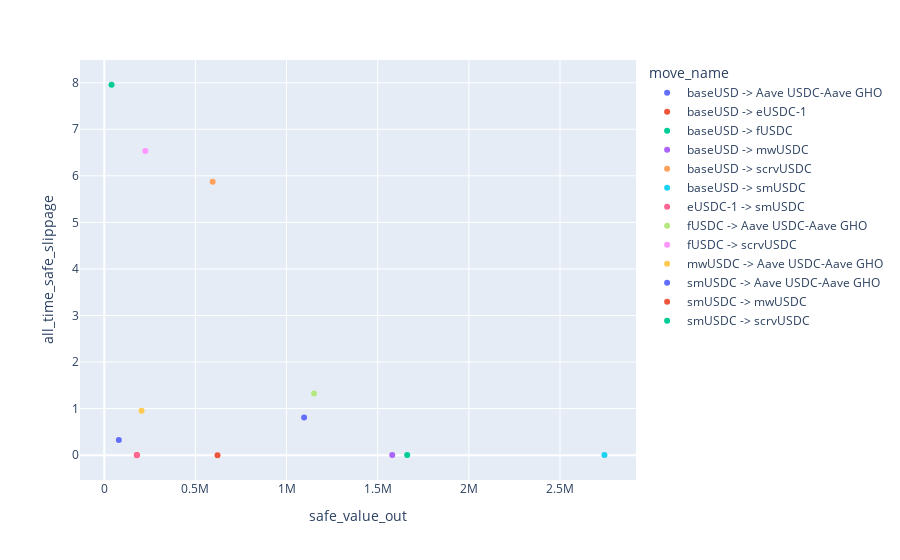

Notebook cell for this chart:
### Code cell
# need date filtering
by_move_name = rebalance_df.groupby("move_name")[["safe_value_out", "safe_swap_cost"]].sum()
by_move_name["all_time_safe_slippage"] = 10_000 * by_move_name["safe_swap_cost"] / by_move_name["safe_value_out"]

px.bar(by_move_name["all_time_safe_slippage"])

px.scatter(by_move_name, x="safe_value_out", y="all_time_safe_slippage", color=by_move_name.index)

### Figure 1 — Plotly figure (JSON) as saved in the notebook; plotly's stock layout.template omitted (floating-point values rounded to 4 significant figures)
{"data": [{"hovertemplate": "move_name=baseUSD -> Aave USDC-Aave GHO<br>safe_value_out=%{x}<br>all_time_safe_slippage=%{y}<extra></extra>", "legendgroup": "baseUSD -> Aave USDC-Aave GHO", "marker": {"color": "#636efa", "symbol": "circle"}, "mode": "markers", "name": "baseUSD -> Aave USDC-Aave GHO", "orientation": "v", "showlegend": true, "type": "scatter", "x": [1096000.0], "xaxis": "x", "y": [0.807], "yaxis": "y"}, {"hovertemplate": "move_name=baseUSD -> eUSDC-1<br>safe_value_out=%{x}<br>all_time_safe_slippage=%{y}<extra></extra>", "legendgroup": "baseUSD -> eUSDC-1", "marker": {"color": "#EF553B", "symbol": "circle"}, "mode": "markers", "name": "baseUSD -> eUSDC-1", "orientation": "v", "showlegend": true, "type": "scatter", "x": [178800.0], "xaxis": "x", "y": [0.004521], "yaxis": "y"}, {"hovertemplate": "move_name=baseUSD -> fUSDC<br>safe_value_out=%{x}<br>all_time_safe_slippage=%{y}<extra></extra>", "legendgroup": "baseUSD -> fUSDC", "marker": {"color": "#00cc96", "symbol": "circle"}, "mode": "markers", "name": "baseUSD -> fUSDC", "orientation": "v", "showlegend": true, "type": "scatter", "x": [1662000.0], "xaxis": "x", "y": [0.004861], "yaxis": "y"}, {"hovertemplate": "move_name=baseUSD -> mwUSDC<br>safe_value_out=%{x}<br>all_time_safe_slippage=%{y}<extra></extra>", "legendgroup": "baseUSD -> mwUSDC", "marker": {"color": "#ab63fa", "symbol": "circle"}, "mode": "markers", "name": "baseUSD -> mwUSDC", "orientation": "v", "showlegend": true, "type": "scatter", "x": [1580000.0], "xaxis": "x", "y": [0.005262], "yaxis": "y"}, {"hovertemplate": "move_name=baseUSD -> scrvUSDC<br>safe_value_out=%{x}<br>all_time_safe_slippage=%{y}<extra></extra>", "legendgroup": "baseUSD -> scrvUSDC", "marker": {"color": "#FFA15A", "symbol": "circle"}, "mode": "markers", "name": "baseUSD -> scrvUSDC", "orientation": "v", "showlegend": true, "type": "scatter", "x": [594700.0], "xaxis": "x", "y": [5.871], "yaxis": "y"}, {"hovertemplate": "move_name=baseUSD -> smUSDC<br>safe_value_out=%{x}<br>all_time_safe_slippage=%{y}<extra></extra>", "legendgroup": "baseUSD -> smUSDC", "marker": {"color": "#19d3f3", "symbol": "circle"}, "mode": "markers", "name": "baseUSD -> smUSDC", "orientation": "v", "showlegend": true, "type": "scatter", "x": [2744000.0], "xaxis": "x", "y": [0.003491], "yaxis": "y"}, {"hovertemplate": "move_name=eUSDC-1 -> smUSDC<br>safe_value_out=%{x}<br>all_time_safe_slippage=%{y}<extra></extra>", "legendgroup": "eUSDC-1 -> smUSDC", "marker": {"color": "#FF6692", "symbol": "circle"}, "mode": "markers", "name": "eUSDC-1 -> smUSDC", "orientation": "v", "showlegend": true, "type": "scatter", "x": [178800.0], "xaxis": "x", "y": [-0.001535], "yaxis": "y"}, {"hovertemplate": "move_name=fUSDC -> Aave USDC-Aave GHO<br>safe_value_out=%{x}<br>all_time_safe_slippage=%{y}<extra></extra>", "legendgroup": "fUSDC -> Aave USDC-Aave GHO", "marker": {"color": "#B6E880", "symbol": "circle"}, "mode": "markers", "name": "fUSDC -> Aave USDC-Aave GHO", "orientation": "v", "showlegend": true, "type": "scatter", "x": [1151000.0], "xaxis": "x", "y": [1.322], "yaxis": "y"}, {"hovertemplate": "move_name=fUSDC -> scrvUSDC<br>safe_value_out=%{x}<br>all_time_safe_slippage=%{y}<extra></extra>", "legendgroup": "fUSDC -> scrvUSDC", "marker": {"color": "#FF97FF", "symbol": "circle"}, "mode": "markers", "name": "fUSDC -> scrvUSDC", "orientation": "v", "showlegend": true, "type": "scatter", "x": [225100.0], "xaxis": "x", "y": [6.533], "yaxis": "y"}, {"hovertemplate": "move_name=mwUSDC -> Aave USDC-Aave GHO<br>safe_value_out=%{x}<br>all_time_safe_slippage=%{y}<extra></extra>", "legendgroup": "mwUSDC -> Aave USDC-Aave GHO", "marker": {"color": "#FECB52", "symbol": "circle"}, "mode": "markers", "name": "mwUSDC -> Aave USDC-Aave GHO", "orientation": "v", "showlegend": true, "type": "scatter", "x": [204700.0], "xaxis": "x", "y": [0.9522], "yaxis": "y"}, {"hovertemplate": "move_name=smUSDC -> Aave USDC-Aave GHO<br>safe_value_out=%{x}<br>all_time_safe_slippage=%{y}<extra></extra>", "legendgroup": "smUSDC -> Aave USDC-Aave GHO", "marker": {"color": "#636efa", "symbol": "circle"}, "mode": "markers", "name": "smUSDC -> Aave USDC-Aave GHO", "orientation": "v", "showlegend": true, "type": "scatter", "x": [80050.0], "xaxis": "x", "y": [0.3235], "yaxis": "y"}, {"hovertemplate": "move_name=smUSDC -> mwUSDC<br>safe_value_out=%{x}<br>all_time_safe_slippage=%{y}<extra></extra>", "legendgroup": "smUSDC -> mwUSDC", "marker": {"color": "#EF553B", "symbol": "circle"}, "mode": "markers", "name": "smUSDC -> mwUSDC", "orientation": "v", "showlegend": true, "type": "scatter", "x": [621300.0], "xaxis": "x", "y": [-0.002673], "yaxis": "y"}, {"hovertemplate": "move_name=smUSDC -> scrvUSDC<br>safe_value_out=%{x}<br>all_time_safe_slippage=%{y}<extra></extra>", "legendgroup": "smUSDC -> scrvUSDC", "marker": {"color": "#00cc96", "symbol": "circle"}, "mode": "markers", "name": "smUSDC -> scrvUSDC", "orientation": "v", "showlegend": true, "type": "scatter", "x": [40030.0], "xaxis": "x", "y": [7.956], "yaxis": "y"}], "layout": {"legend": {"title": {"text": "move_name"}, "tracegroupgap": 0}, "margin": {"t": 60}, "xaxis": {"anchor": "y", "domain": [0, 1], "title": {"text": "safe_value_out"}}, "yaxis": {"anchor": "x", "domain": [0, 1], "title": {"text": "all_time_safe_slippage"}}}}
